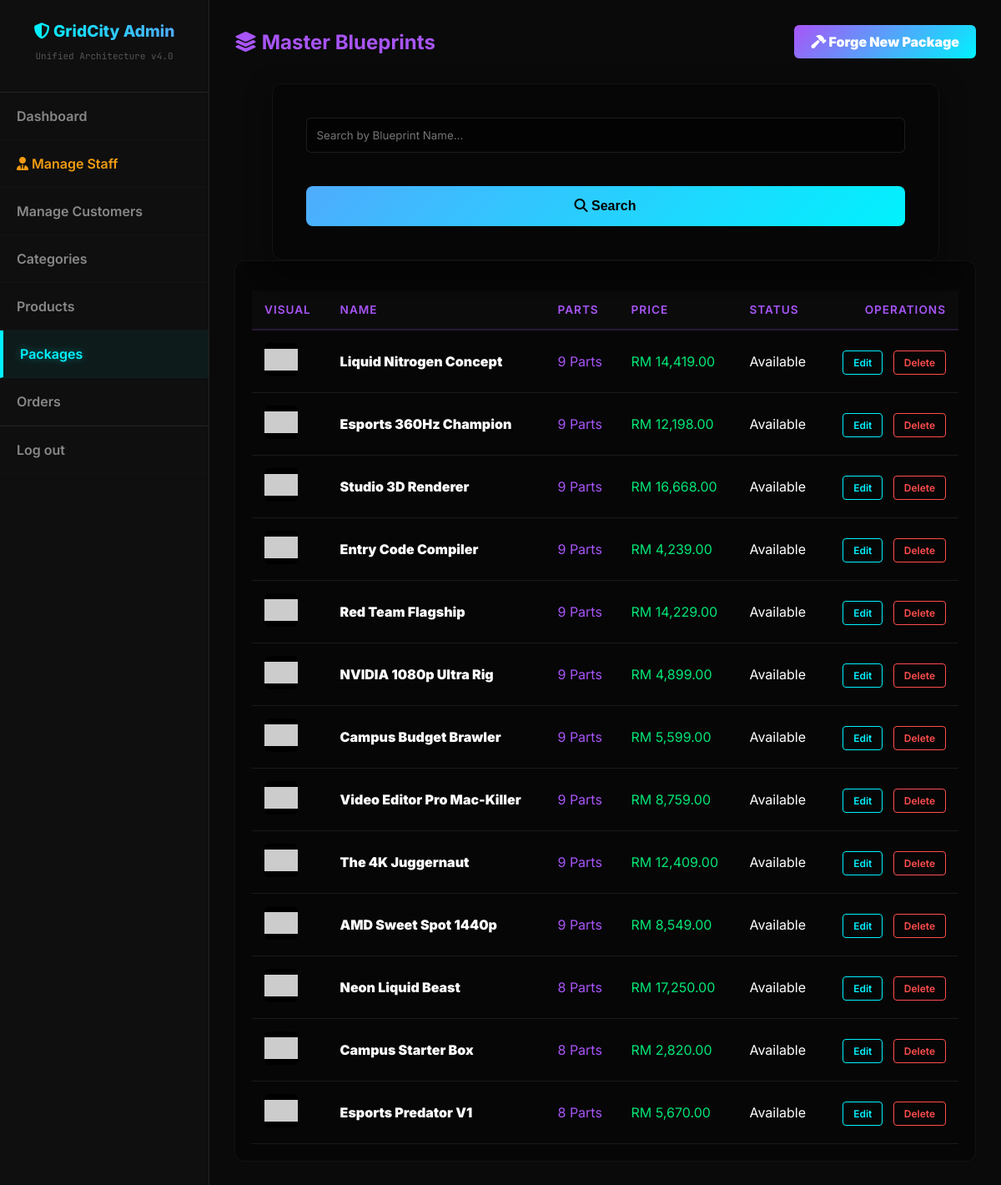
The page /manage_packages.php (signed in) on the database as committed earlier.
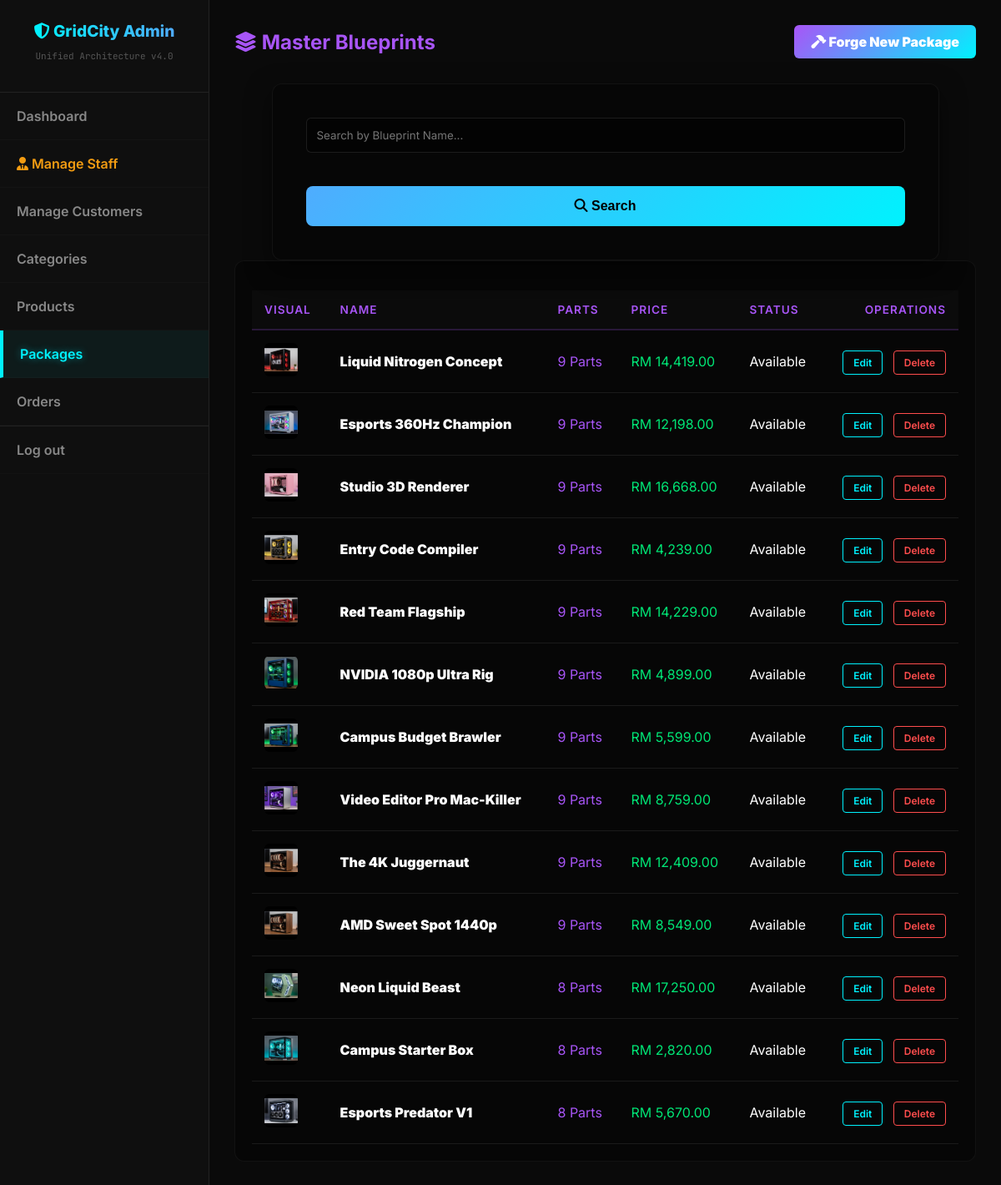
The same page on the database as committed later.
### tables this page shows
CREATE TABLE `packages` (
  `package_id` int(11) NOT NULL,
  `package_name` varchar(100) NOT NULL,
  `description` text DEFAULT NULL,
  `price` decimal(10,2) NOT NULL,
  `image_url` longtext DEFAULT NULL,
  `target_persona` enum('Gamer','Creator','Student','Enthusiast') NOT NULL,
  `stock_status` enum('Available','Out of Stock') DEFAULT 'Available',
  `score_gamer` int(11) DEFAULT 0,
  `score_creator` int(11) DEFAULT 0,
  `score_student` int(11) DEFAULT 0,
  `score_enthusiast` int(11) DEFAULT 0,
  `created_at` timestamp NOT NULL DEFAULT current_timestamp()
);

### manage_packages.php (the view, shortened to what this page needs)
<?php
$search = $_GET['search'] ?? '';
?>
<!DOCTYPE html>
<html lang="en">
<head>
    <link rel="stylesheet" href="https://cdnjs.cloudflare.com/ajax/libs/font-awesome/6.4.0/css/all.min.css">
    <link rel="stylesheet" href="css/admin_style.css">
</head>
<body>
    <div class="admin-container">
        <nav class="admin-sidebar">
            <div class="sidebar-header">
                <h3><i class="fas fa-shield-alt"></i> GridCity Admin</h3>
                <p style="color:#555; font-size:11px; font-family:'JetBrains Mono';">Unified Architecture v4.0</p>
            </div>
            <ul class="sidebar-menu">
                <li><a href="admin_dashboard.php" <?php if(basename($_SERVER['PHP_SELF']) == 'admin_dashboard.php') echo 'class="active"'; ?>>Dashboard</a></li>
                <?php
                $sidebar_role = $_SESSION['admin_role'] ?? $_SESSION['role'] ?? '';
                if (strtolower($sidebar_role) === 'superadmin'):
                ?>
                    <li><a href="manage_staff.php" style="color: var(--accent-warning);" <?php if(basename($_SERVER['PHP_SELF']) == 'manage_staff.php') echo 'class="active"'; ?>><i class="fas fa-user-tie"></i> Manage Staff</a></li>
                    <li><a href="manage_users.php" <?php if(basename($_SERVER['PHP_SELF']) == 'manage_users.php') echo 'class="active"'; ?>>Manage Customers</a></li>
                <?php endif; ?>
                <li><a href="manage_categories.php" <?php if(basename($_SERVER['PHP_SELF']) == 'manage_categories.php') echo 'class="active"'; ?>>Categories</a></li>
                <li><a href="manage_products.php" <?php if(basename($_SERVER['PHP_SELF']) == 'manage_products.php') echo 'class="active"'; ?>>Products</a></li>
                <li><a href="manage_packages.php" <?php if(basename($_SERVER['PHP_SELF']) == 'manage_packages.php') echo 'class="active"'; ?>>Packages</a></li>
                <li><a href="manage_orders.php" <?php if(basename($_SERVER['PHP_SELF']) == 'manage_orders.php') echo 'class="active"'; ?>>Orders</a></li>
                <li><a href="admin_logout.php" class="logout-btn">Log out</a></li>
            </ul>
        </nav>
        <div class="admin-content" style="padding: 30px;">
            <header class="admin-header" style="display: flex; justify-content: space-between; align-items: center; margin-bottom: 30px;">
                <div><h2 style="color: #a855f7; margin:0;"><i class="fas fa-layer-group"></i> Master Blueprints</h2></div>
                <a href="add_package.php" class="btn-action" style="background: linear-gradient(135deg, #a855f7, #00f2fe); color:#fff; font-weight:900; border:none; padding:10px 20px; border-radius:6px; text-decoration:none;"><i class="fas fa-hammer"></i> Forge New Package</a>
            </header>
            <form method="GET" action="manage_packages.php" style="display: flex; flex-wrap: wrap; gap: 10px; margin-bottom: 20px; background: rgba(0,0,0,0.4); padding: 15px; border-radius: 8px; border: 1px solid rgba(255,255,255,0.05);">
                <input type="text" name="search" placeholder="Search by Blueprint Name..." value="<?php echo htmlspecialchars($search); ?>" style="flex: 1; min-width: 250px; background: rgba(0,0,0,0.6); border: 1px solid rgba(168,85,247,0.4); color: #fff; padding: 10px 15px; border-radius: 6px; outline: none; box-sizing: border-box;">
                <button type="submit" style="width: auto; flex-shrink: 0; white-space: nowrap; background: #a855f7; color: #fff; border: none; padding: 10px 20px; border-radius: 6px; font-weight: bold; cursor: pointer; transition: 0.3s;" onmouseover="this.style.boxShadow='0 0 15px rgba(168,85,247,0.5)'" onmouseout="this.style.boxShadow='none'"><i class="fas fa-search"></i> Search</button>
            </form>
            <div class="table-container" style="background: rgba(0,0,0,0.4); padding: 20px; border-radius: 12px; border: 1px solid rgba(255,255,255,0.05);">
                <table style="width:100%; border-collapse: collapse;">
                    <thead>
                        <tr style="border-bottom: 2px solid rgba(168,85,247,0.2);">
                            <th style="padding:15px; color:#a855f7; text-align:left;">Visual</th>
                            <th style="padding:15px; color:#a855f7; text-align:left;">Name</th>
                            <th style="padding:15px; color:#a855f7; text-align:left;">Parts</th>
                            <th style="padding:15px; color:#a855f7; text-align:left;">Price</th>
                            <th style="padding:15px; color:#a855f7; text-align:left;">Status</th>
                            <th style="padding:15px; color:#a855f7; text-align:right;">Operations</th>
                        </tr>
                    </thead>
                    <tbody>
                        <?php
                        if ($search !== '') {
                            $keywords = explode(' ', trim($search));
                            $conditions = [];
                            $params = [];
                            $types = "";
                            foreach ($keywords as $kw) {
                                if (trim($kw) !== '') {
                                    $conditions[] = "pk.package_name LIKE ?";
                                    $params[] = "%" . trim($kw) . "%";
                                    $types .= "s";
                                }
                            }
                            $where_clause = implode(" AND ", $conditions);
                            $sql = "SELECT pk.*,
                                    (SELECT COUNT(*) FROM package_items WHERE package_id = pk.package_id) as part_count,
                                    (SELECT COALESCE(SUM(p.price * pi.quantity), pk.price) FROM package_items pi JOIN products p ON pi.product_id = p.product_id WHERE pi.package_id = pk.package_id) AS real_price
                                    FROM packages pk WHERE $where_clause ORDER BY pk.package_id DESC";
                            $stmt = $conn->prepare($sql);
                            if (!empty($params)) {
                                $stmt->bind_param($types, ...$params);
                            }
                            $stmt->execute();
                            $res = $stmt->get_result();
                        } else {
                            $sql = "SELECT pk.*,
                                    (SELECT COUNT(*) FROM package_items WHERE package_id = pk.package_id) as part_count,
                                    (SELECT COALESCE(SUM(p.price * pi.quantity), pk.price) FROM package_items pi JOIN products p ON pi.product_id = p.product_id WHERE pi.package_id = pk.package_id) AS real_price
                                    FROM packages pk ORDER BY pk.package_id DESC";
                            $res = $conn->query($sql);
                        }
                        if ($res && $res->num_rows > 0) {
                            while ($row = $res->fetch_assoc()) {
                                $img = htmlspecialchars($row['image_url']) ?: 'image/placeholder_pc.png';
                                echo "<tr style='border-bottom: 1px solid rgba(255,255,255,0.05);'>";
                                echo "<td style='padding:15px;'><img src='{$img}' style='height:40px; width:40px; object-fit:contain; border-radius:6px; background:#000;'></td>";
                                echo "<td style='padding:15px; font-weight:900; color:#fff;'>".htmlspecialchars($row['package_name'])."</td>";
                                echo "<td style='padding:15px; color:#a855f7;'>{$row['part_count']} Parts</td>";
                                echo "<td style='padding:15px; color:#00e676;'>RM ".number_format($row['real_price'], 2)."</td>";
                                echo "<td style='padding:15px; color:#fff;'>".htmlspecialchars($row['stock_status'])."</td>";
                                echo "<td style='padding:15px; text-align:right;'>
                                        <a href='edit_package.php?package_id={$row['package_id']}' class='btn-action' style='color:#00f2fe; border-color:#00f2fe; padding:6px 12px; font-size:12px; text-decoration:none; margin-right:8px;'>Edit</a>
                                        <a href='manage_packages.php?delete_id={$row['package_id']}' class='btn-action' style='color:#ff4d4d; border-color:#ff4d4d; padding:6px 12px; font-size:12px; text-decoration:none;' onclick='return confirm(\"Delete package?\");'>Delete</a>
                                      </td>";
                                echo "</tr>";
                            }
                        } else {
                            echo "<tr><td colspan='6' style='padding:20px; text-align:center; color:#888;'>No blueprints match your search.</td></tr>";
                        }
                        ?>
                    </tbody>
                </table>
            </div>
        </div>
    </div>
</body>
</html>

### css/admin_style.css (style rules this page uses)
:root { --bg-main: #0a0a0a; --bg-surface: #141414; --bg-sidebar: #0f0f0f; --accent-blue: #00f2fe; --accent-purple: #4facfe; --accent-danger: #ff4d4d; --accent-warning: #f39c12; --text-main: #ffffff; --text-muted: #888888; --border-color: rgba(255, 255, 255, 0.08); --border-radius: 8px; --transition-fast: all 0.2s ease-in-out; }
body { margin: 0; font-family: 'Inter', sans-serif; background-color: var(--bg-main); color: var(--text-main); display: flex; height: 100vh; }
.admin-sidebar { width: 250px; min-width: 250px; background-color: var(--bg-sidebar); border-right: 1px solid var(--border-color); display: flex; flex-direction: column; }
.sidebar-header { display: flex; flex-direction: column; align-items: center; justify-content: center; padding: 25px 0; border-bottom: 1px solid var(--border-color); text-align: center; }
.sidebar-header h3 { margin: 0; background: linear-gradient(to right, var(--accent-blue), var(--accent-purple)); -webkit-background-clip: text; background-clip: text; -webkit-text-fill-color: transparent; font-weight: 800; font-size: 1.2rem; }
.admin-sidebar ul.sidebar-menu { list-style: none; padding: 0; margin: 0; }
.admin-sidebar ul.sidebar-menu li a { display: block; padding: 18px 20px; color: var(--text-muted); font-weight: 600; text-decoration: none; border-bottom: 1px solid rgba(255,255,255,0.02); transition: var(--transition-fast); }
.admin-sidebar ul.sidebar-menu li a:hover, .admin-sidebar ul.sidebar-menu li a.active { background-color: rgba(0, 242, 254, 0.05); color: var(--accent-blue); border-left: 4px solid var(--accent-blue); text-shadow: 0 0 10px rgba(0, 242, 254, 0.4); }
.admin-container { display: flex; min-height: 100vh; width: 100%; flex: 1; background-color: var(--bg-main); }
.admin-content { flex: 1; width: 100%; box-sizing: border-box; display: flex; flex-direction: column; overflow-y: auto; padding: 30px; }
.logout-btn { margin-top: auto; border-top: 1px solid var(--border-color); }
table { width: 100%; border-collapse: collapse; margin-top: 15px; }
table th, table td { padding: 15px 12px; text-align: left; border-bottom: 1px solid var(--border-color); }
table th { background-color: rgba(255,255,255,0.02); color: var(--accent-blue); font-weight: 600; text-transform: uppercase; font-size: 0.85rem; letter-spacing: 1px; }
table td { color: var(--text-main); }
.btn-action { padding: 6px 12px; background: transparent; color: var(--accent-blue); border: 1px solid var(--accent-blue); border-radius: 4px; cursor: pointer; font-weight: 600; text-decoration: none; transition: var(--transition-fast); }
.admin-content > form { background: rgba(0,0,0,0.4) !important; padding: 40px !important; border-radius: 12px !important; border: 1px solid rgba(255,255,255,0.05) !important; max-width: 800px !important; width: 100% !important; box-sizing: border-box !important; margin: 0 auto !important; box-shadow: 0 10px 30px rgba(0,0,0,0.5) !important; }
.admin-content > form input:not([type="checkbox"]):not([type="hidden"]):not([type="radio"]), .admin-content > form select, .admin-content > form textarea { background: rgba(0,0,0,0.5) !important; color: #fff !important; border: 1px solid rgba(255,255,255,0.1) !important; padding: 12px !important; border-radius: 6px !important; width: 100% !important; box-sizing: border-box !important; margin-bottom: 20px !important; font-family: 'Inter', sans-serif !important; }
.admin-content > form button[type="submit"], .admin-content > form input[type="submit"] { width: 100% !important; background: linear-gradient(135deg, var(--accent-purple), var(--accent-blue)) !important; color: #000 !important; border: none !important; padding: 15px !important; border-radius: 8px !important; font-weight: 900 !important; font-size: 16px !important; cursor: pointer !important; margin-top: 10px !important; transition: 0.3s !important; }

Rows that differ between the two databases and show on the page:
changed packages "Liquid Nitrogen Concept": image_url: picture added in place of a placeholder
changed packages "Esports 360Hz Champion": image_url: picture added in place of a placeholder
changed packages "Studio 3D Renderer": image_url: picture added in place of a placeholder
changed packages "Entry Code Compiler": image_url: picture added in place of a placeholder
changed packages "Red Team Flagship": image_url: picture added in place of a placeholder
changed packages "NVIDIA 1080p Ultra Rig": image_url: picture added in place of a placeholder
changed packages "Campus Budget Brawler": image_url: picture added in place of a placeholder
changed packages "Video Editor Pro Mac-Killer": image_url: picture added in place of a placeholder
changed packages "The 4K Juggernaut": image_url: picture added in place of a placeholder
changed packages "AMD Sweet Spot 1440p": image_url: picture added in place of a placeholder
changed packages "Neon Liquid Beast": image_url: picture added in place of a placeholder
changed packages "Campus Starter Box": image_url: picture added in place of a placeholder
changed packages "Esports Predator V1": image_url: picture added in place of a placeholder
